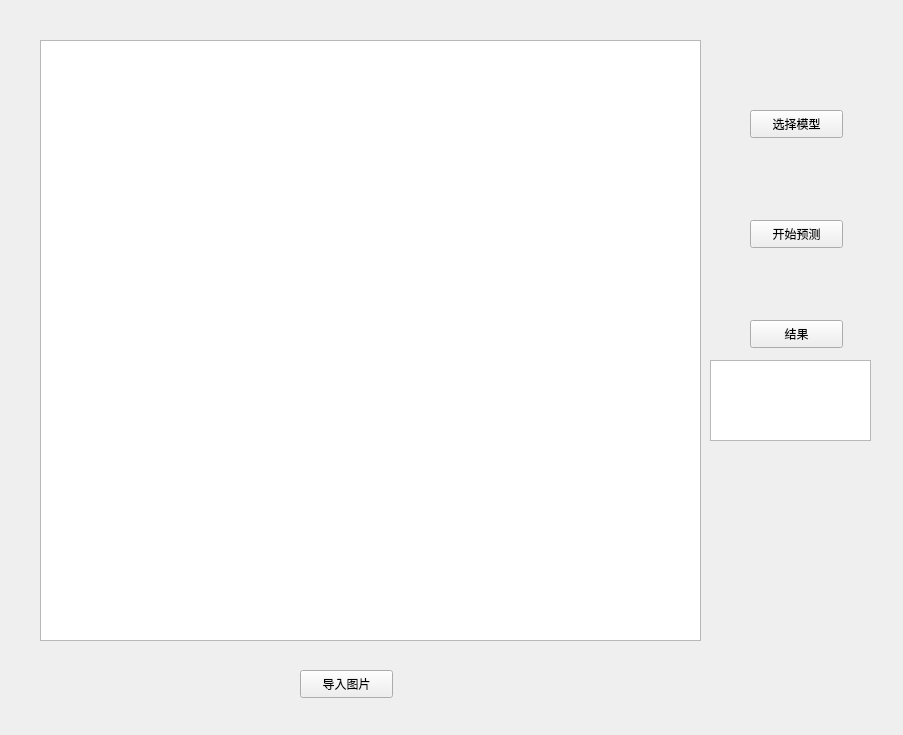
<?xml version="1.0" encoding="UTF-8"?>
<ui version="4.0">
 <class>MainWindow</class>
 <widget class="QMainWindow" name="MainWindow">
  <property name="geometry">
   <rect>
    <x>0</x>
    <y>0</y>
    <width>903</width>
    <height>735</height>
   </rect>
  </property>
  <property name="windowTitle">
   <string>MainWindow</string>
  </property>
  <widget class="QWidget" name="centralWidget">
   <widget class="QGraphicsView" name="graphicsView">
    <property name="geometry">
     <rect>
      <x>40</x>
      <y>40</y>
      <width>661</width>
      <height>601</height>
     </rect>
    </property>
   </widget>
   <widget class="QTextBrowser" name="textBrowser">
    <property name="geometry">
     <rect>
      <x>710</x>
      <y>360</y>
      <width>161</width>
      <height>81</height>
     </rect>
    </property>
   </widget>
   <widget class="QLabel" name="label">
    <property name="geometry">
     <rect>
      <x>60</x>
      <y>60</y>
      <width>621</width>
      <height>561</height>
     </rect>
    </property>
    <property name="text">
     <string/>
    </property>
   </widget>
   <widget class="QLabel" name="label_2">
    <property name="geometry">
     <rect>
      <x>720</x>
      <y>380</y>
      <width>141</width>
      <height>41</height>
     </rect>
    </property>
    <property name="text">
     <string/>
    </property>
   </widget>
   <widget class="QPushButton" name="pushButton">
    <property name="geometry">
     <rect>
      <x>300</x>
      <y>670</y>
      <width>93</width>
      <height>28</height>
     </rect>
    </property>
    <property name="text">
     <string>导入图片</string>
    </property>
   </widget>
   <widget class="QPushButton" name="pushButton_2">
    <property name="geometry">
     <rect>
      <x>750</x>
      <y>110</y>
      <width>93</width>
      <height>28</height>
     </rect>
    </property>
    <property name="text">
     <string>选择模型</string>
    </property>
   </widget>
   <widget class="QPushButton" name="pushButton_3">
    <property name="geometry">
     <rect>
      <x>750</x>
      <y>220</y>
      <width>93</width>
      <height>28</height>
     </rect>
    </property>
    <property name="text">
     <string>开始预测</string>
    </property>
   </widget>
   <widget class="QPushButton" name="pushButton_4">
    <property name="geometry">
     <rect>
      <x>750</x>
      <y>320</y>
      <width>93</width>
      <height>28</height>
     </rect>
    </property>
    <property name="text">
     <string>结果</string>
    </property>
   </widget>
  </widget>
 </widget>
 <resources/>
 <connections/>
</ui>
